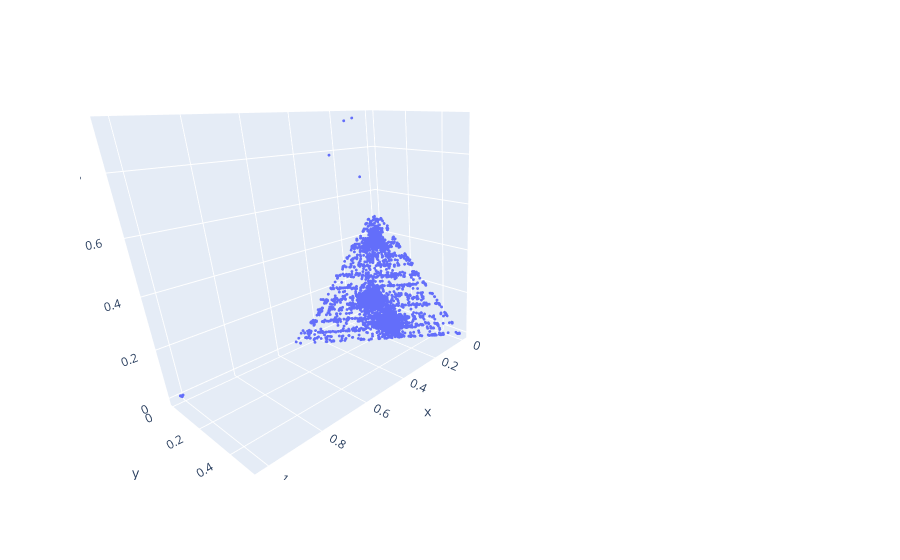

The notebook cell this image was saved under:
### Code cell
objectives = evolver.non_dominated["objectives"]
fig5 = go.Figure(data=go.Scatter3d(x=objectives[:,0],
                                   y=objectives[:,1],
                                   z=objectives[:,2],
                                   mode="markers",
                                   marker_size=1))
fig5

### Figure 1 — Plotly figure (JSON) as saved in the notebook; plotly's stock layout.template omitted (floating-point values rounded to 4 significant figures; data arrays with more than 128 entries replaced by an {"elided": "..."} marker saying what was removed)
{"data": [{"marker": {"size": 1}, "mode": "markers", "type": "scatter3d", "x": {"elided": "4908 float values"}, "y": {"elided": "4908 float values"}, "z": {"elided": "4908 float values"}}], "layout": {"autosize": true, "scene": {"aspectmode": "auto", "aspectratio": {"x": 1.285, "y": 0.6608, "z": 1.177}, "camera": {"center": {"x": -0.2947, "y": 0.4835, "z": -0.1483}, "eye": {"x": 1.214, "y": 1.645, "z": 0.6394}, "projection": {"type": "perspective"}, "up": {"x": 0, "y": 0, "z": 1}}}}}
